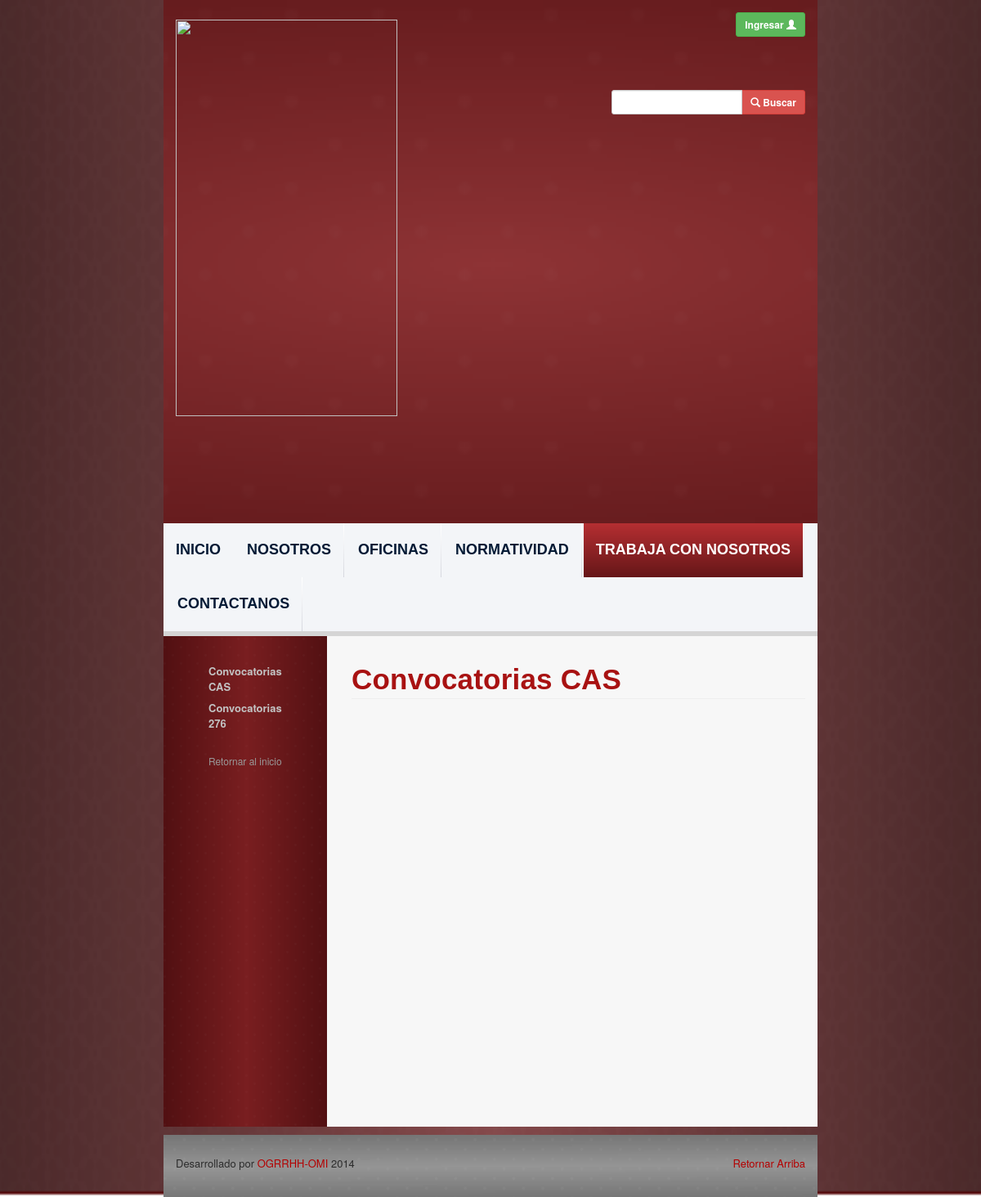
The app's page /work-with-us-calls.php, older data.
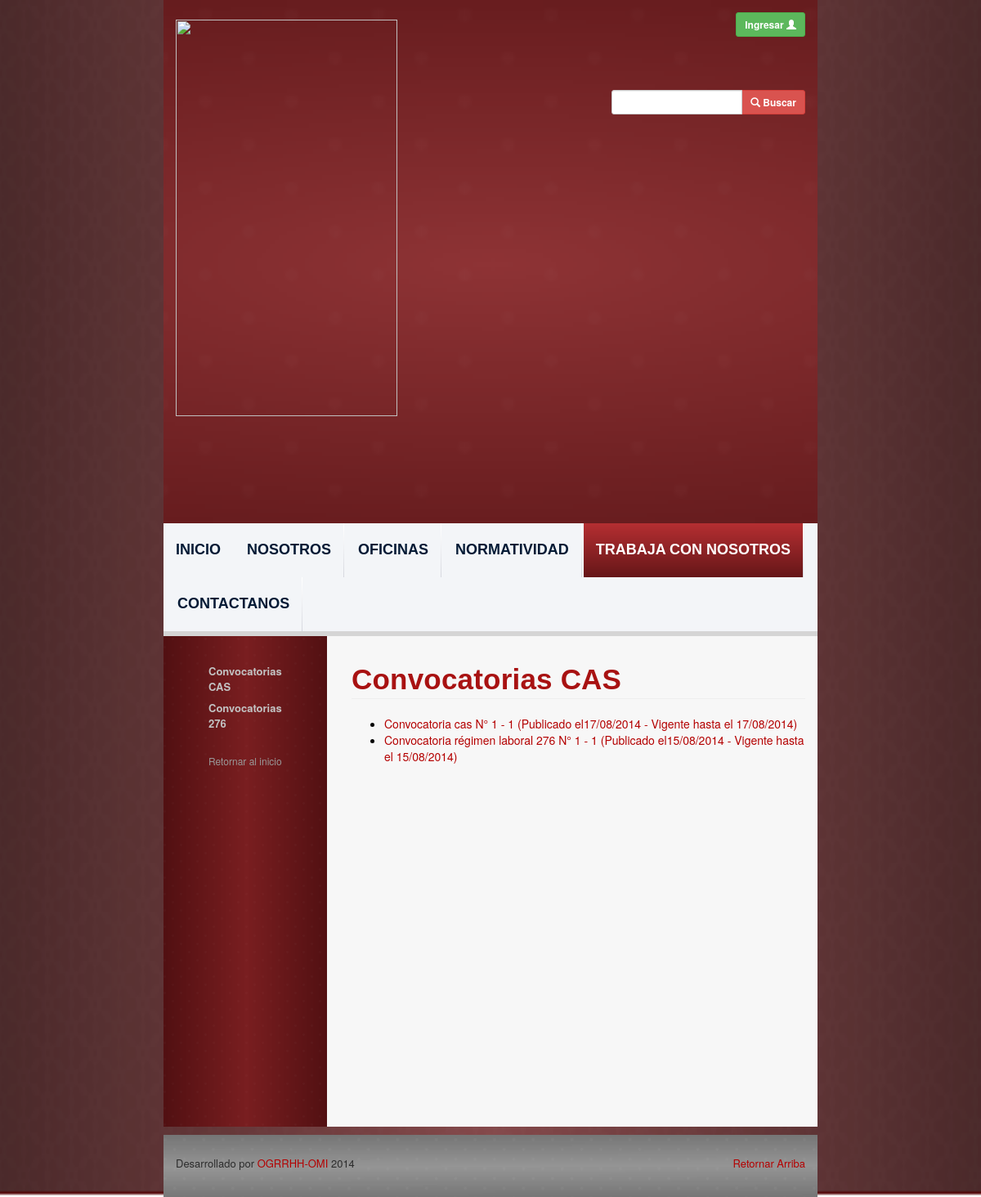
The same page, newer data.
### tables this page shows
CREATE TABLE `convocatories` (
  `id` int(11) NOT NULL AUTO_INCREMENT,
  `convocatory_type_id` int(11) NOT NULL,
  `dependency_id` int(11) NOT NULL,
  `number` int(11) NOT NULL,
  `title` varchar(500) NOT NULL,
  `life_date` date NOT NULL,
  `file_path` varchar(500) NOT NULL,
  `user_id` int(11) NOT NULL,
  `office_id` int(11) NOT NULL,
  `update_date` date NOT NULL,
  PRIMARY KEY (`id`)
);

CREATE TABLE `convocatory_types` (
  `id` int(11) NOT NULL AUTO_INCREMENT,
  `name` varchar(300) NOT NULL,
  PRIMARY KEY (`id`)
);

### php_files/ConnectionManager.php (called while the page is built, shortened)
<?php
class ConnectionManager{
	public $hostName = "localhost";
	public $userName = "root";
	public $password = "root";
	public $database = "ogrrhhwebsitedb";
	public $connection;
	public function createConnection(){
		$this->connection =  mysql_connect ( $this->hostName, $this->userName, $this->password );
	}
	public function selectDatabase(){
		return mysql_select_db ($this->database, $this->connection );
	}
	public function doQuery($query){
		$result = mysql_query ( $query, $this->connection );
		return $result;
	}
	public function closeConnection(){
		return mysql_close ($this->connection);
	}
}
?>

### php_files/ConvocatoryDAO.php (called while the page is built, shortened)
<?php
include 'ConnectionManager.php';
class ConvocatoryDAO {
	public function select() {
		$query = 	"SELECT c.id, c.number, c.title, date_format(c.life_date,'%d/%m/%Y') as life_date
					, c.file_path, date_format(c.update_date,'%d/%m/%Y') as update_date
					, ct.name as convocatory_type_name, ct.id as convocatory_type_id
					FROM ogrrhhwebsitedb.convocatories c
					INNER JOIN ogrrhhwebsitedb.convocatory_types ct on c.convocatory_type_id = ct.id
					ORDER BY c.life_date DESC";
		$connectionManager = new ConnectionManager ();
		$result = $connectionManager->doQuery ( $query );
		return $result;
	}
}
?>

### work-with-us-calls.php (the view, shortened to what this page needs)
<?php
include 'php_files/ConvocatoryDAO.php';
$convocatoryDAO = new ConvocatoryDAO();
$queryResult = $convocatoryDAO->select ();
$page_id = 5;
$sub_page_id = 0;
?>
<html lang="es_PE">
<?php include('webframes/resources.php');?>
<body class="body-style">
	<div class="container-fluid">
		<div class="row background-image-style">
			<div class="col-md-8">
			<?php include('webframes/header.php');?>
			<div id="content-div" class="row">
				<?php include('webframes/left-navbar.php');?>
				<div class="col-md-9 text-content-style">
						<h1 id="universitary-legislation"
							class="font-style-medium-title-dark page-header ">Convocatorias
							CAS</h1>
						<ul>
							<?php
							while ( $row = mysql_fetch_assoc ( $queryResult ) ) {
								print("<li><a href='".$row ['file_path']."'
 								target='blank'>Convocatoria ". $row ['convocatory_type_name'] ." N° ".$row ['number']." - ". $row ['title'] ."
 									(Publicado el". $row ['update_date'] . " - Vigente hasta el ". $row ['life_date'] .")</a></li>");
							}
							?>
						</ul>
					</div>
				</div>
			<?php include('webframes/footer.php');?>
		</div>
		</div>
	</div>
</body>
</html>

### webframes/resources.php (shortened to what this page needs)
<head>
	<link href="resources/bootstrap-3.1.1/css/bootstrap.min.css" rel="stylesheet">
	<link href="resources/css/carousel.css" rel="stylesheet">
	<link href="resources/bootstrapformhelpers/css/bootstrap-formhelpers.min.css" rel="stylesheet" media="screen">
	<link href="resources/css/ogrrhh-website.css" rel="stylesheet">
	<link href="resources/css/docs.min.css" rel="stylesheet">
	<link href="resources/telerik.kendoui.2014.1.416.core/styles/kendo.common.min.css" rel="stylesheet" />
	<link href="resources/telerik.kendoui.2014.1.416.core/styles/kendo.silver.min.css" rel="stylesheet" />
	<link href="resources/bootstrapvalidator-dist-0.4.5/dist/css/bootstrapValidator.min.css" rel="stylesheet">
</head>

### webframes/header.php (shortened to what this page needs)
<header>
	<div class="row header-style">
		<div class="col-md-7">
			<a href="index.php"> <img class="logo-style"
				src="resources/images/ogrrhh-logo.png">
			</a>
		</div>
		<div class="col-md-4">
			<div class="row">
				<div class="col-md-12 login-button">
					<button type="button" class="btn btn-success btn-sm"
						data-toggle="modal" data-target="#login">
						<strong>Ingresar </strong><span class="glyphicon glyphicon-user"></span>
					</button>
				</div>
			</div>
			<div class="row">
				<div class="col-md-12 search-button">
					<form action="search-results.php">
						<div class="input-group" data-toggle="tooltip"
							title="La búsqueda se realiza en el contenido de Normatividad">
							<input type="text" class="form-control input-sm"> <span
								class="input-group-btn">
								<button class="btn btn-danger btn-sm" type="submit">
									<span class="glyphicon glyphicon-search"></span><strong> Buscar</strong>
								</button>
							</span>
						</div>
					</form>
				</div>
			</div>
		</div>
	</div>
	<div class="row">
		<div class="col-md-12  navbar-background-style">
			<ul class="nav nav-pills menu-style">
				<li
					data-bind="attr: { class: (<?php echo $page_id?> == 1)? 'active' : '' }"
					class="active"><a href="index.php">INICIO</a></li>
				<li
					data-bind="attr: { class: (<?php echo $page_id?> == 2)? 'active dropdown' : 'dropdown' }">
					<a href="aboutus.php">NOSOTROS</a>
				</li>
				<li
					data-bind="attr: { class: (<?php echo $page_id?> == 3)? 'active dropdown' : 'dropdown' }"
					class=""><a href="offices.php">OFICINAS</a>
					</li>
				<li
					data-bind="attr: { class: (<?php echo $page_id?> == 4)? 'active dropdown' : 'dropdown' }"
					class=""><a href="legislation.php">NORMATIVIDAD</a>
					</li>
				<li
					data-bind="attr: { class: (<?php echo $page_id?> == 5)? 'active dropdown' : 'dropdown' }"
					class=""><a href="work-with-us.php">TRABAJA CON NOSOTROS</a>
					</li>
				<li
					data-bind="attr: { class: (<?php echo $page_id?> == 6)? 'active dropdown' : 'dropdown' }"
					class=""><a href="ubication.php">CONTACTANOS</a></li>
			</ul>
		</div>
	</div>
	<div class="row">
		<div class="col-md-12 navbar-separator-style"></div>
	</div>
</header>

### webframes/left-navbar.php (shortened to what this page needs)
<div class="left-navbar col-md-3 left-navbar-background-style">
	<div class="bs-docs-sidebar hidden-print affix-top vertical-navbar"
		role="complementary">
		<ul class="nav bs-docs-sidenav" data-bind="visible: pageId() == 5">
			<li class=""
				data-bind="attr: { class: (<?php echo $sub_page_id?> == 1)? 'active' : '' }"><a
				class="vertical-navbar-font-style" href="work-with-us-calls.php">Convocatorias CAS</a></li>
			<li class=""
				data-bind="attr: { class: (<?php echo $sub_page_id?> == 2)? 'active' : '' }"><a
				class="vertical-navbar-font-style" href="work-with-us-calls.php">Convocatorias 276</a></li>
		</ul>
		<a class="back-to-top" href="#top" data-bind="visible: pageId() != 1">Retornar
			al inicio</a>
	</div>
</div>

### webframes/footer.php
<footer class="footer-style">
		<div class="row contain-footer-style">
			<div class="col-md-1"></div>
			<div class="col-md-12">
				<p class="pull-right footer-font">
					<a href="#">Retornar Arriba</a>
				</p>
				<p class="footer-font">
					Desarrollado por  <a href="#">OGRRHH-OMI </a>2014
				</p>
			</div>
			<div class="col-md-1"></div>
		</div>
</footer>

### resources/css/carousel.css (style rules this page uses)
body { padding-bottom: 40px; color: #5a5a5a; }

### resources/css/ogrrhh-website.css (style rules this page uses)
.header-style { background: url('../pages-styles/website-header-background.fw.png') center; background-size: cover; }
.logo-style { width: 80%; padding: 24px 10px 10px 0px; }
.login-button { text-align: right; height: 80px; padding-top: 15px; }
.search-button { height: 80px; padding-top: 30px; }
.nav-pills>li>a { border-radius: 0px; font-family: "Trebuchet MS", Arial, Helvetica, sans-serif; display: block; font-size: 18px; text-transform: uppercase; height: 66px; color: #031a35; background-color: rgb(243, 245, 248); }
.nav-pills>li+li { padding-right: 1px; background: url(../pages-styles/navbar-button-separator.jpeg) top right no-repeat; }
.nav-pills>li.active>a, .nav-pills>li.active>a:hover, .nav-pills>li.active>a:focus { background: url(../pages-styles/navbar-button-background.fw.png) top left repeat-x; color: #031a35; border-radius: 0px; font-family: "Trebuchet MS", Arial, Helvetica, sans-serif; display: block; font-size: 18px; font-weight: bold; color: #fff; }
.navbar-background-style { background-color: rgb(243, 245, 248); padding-left: 0px; padding-right: 0px; }
.menu-style { font-weight: bold; line-height: 45px; }
.navbar-separator-style { background-color: rgb(213, 213, 213); height: 6px; }
.body-style { padding-bottom: 0px; color: black; }
.background-image-style { background: url('../pages-styles/website-background.fw.png') no-repeat; -webkit-background-size: cover; -moz-background-size: cover; -o-background-size: cover; background-size: 100% 100%; }
.font-style-medium-title-dark { font-family: "Lucida Grande", "Lucida Sans Unicode", "Lucida Sans", Geneva, Verdana, sans-serif; color: #A81212; font-size: 35; padding: 5; font-weight: bold; letter-spacing: 0.2px; line-height: 36pX; padding-left: 0px; }
a { color: #B40000; }
p { color: black; font-size: 16; }
.text-content-style { background-color: #F7F7F7; padding-left: 30px; padding-top: 15px; min-height: 600px; }
.vertical-navbar { padding-top: 10px; }
.left-navbar-background-style { background: url("../pages-styles/website-vertical-navbar-background.fw.png"); background-size: contain; }
.footer-style { margin-bottom: 0px; margin-top: 10px; }
.contain-footer-style { padding-top: 25px; background: url("../pages-styles/website-footer-background.fw.png") center; background-size: cover; padding-bottom: 20px; }
.footer-font { font-family: 'Helvetica Neue', Helvetica, Arial, sans-serif; font-size: 13px; color: rgb(44, 44, 44); }

Row changes from the older to the newer data that the page shows:
added convocatories: convocatory_type.name "cas", number "1", title "1", update_date "17/08/2014", life_date "17/08/2014"
added convocatories: convocatory_type.name "régimen laboral 276", number "1", title "1", update_date "15/08/2014", life_date "15/08/2014"
